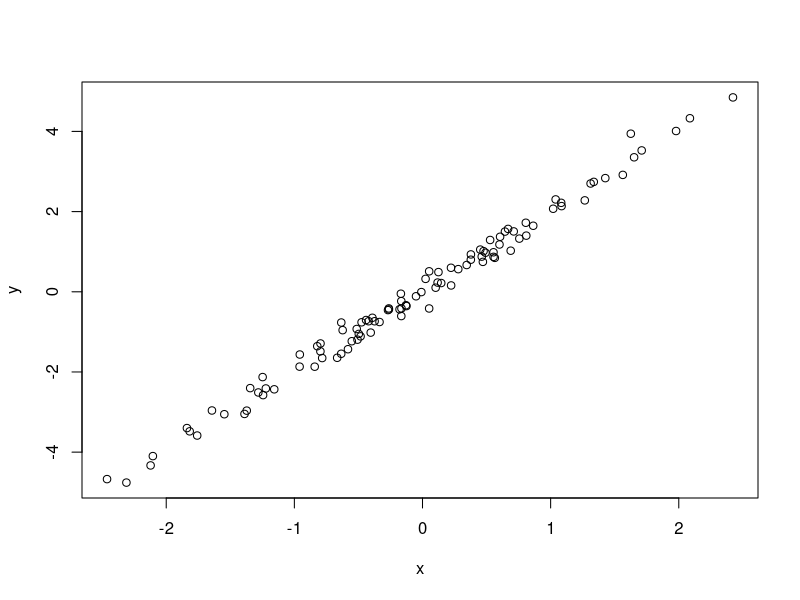

This chart was generated by the following R code:
# simulate and plot data
# Allie Burnett
# aburnett93@arizona.edu
# 2023- 11- 14

# Simulate predictor variable 
x<-rnorm(n=100)

# Simulate response variable with some noise
y<- 2*x+rnorm(n=100, sd=0.2) 

# Plot the data
plot(x=x, y=y)
